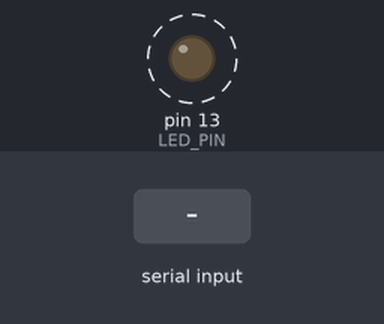
Recording of a sketch running on a simulated Arduino Uno, built with avr-gcc and run on an emulated ATmega328P. Parts: output pins drawn as LEDs (lit = HIGH). Dashed ring = blinking. The inputs (shaded band) are chosen by the test bench. What the sketch prints to the serial monitor is not drawn.

Above: at 1.2 s.
1.3 s: byte 30 received over Serial
4.3 s: byte 90 received over Serial
7.3 s: byte 120 received over Serial
Timing chart, 0 to 16.3 s (numbered marks = the images above; inputs shaded):
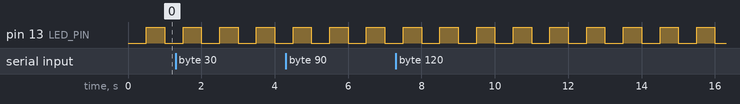

The sketch:

teste_serial.ino
```cpp
// Definições de pinos e intervalos
const int LED_PIN = LED_BUILTIN; // Pino 13 (LED nativo da placa)
const unsigned long INTERVALO_BLINK = 500; // 0.5s
const unsigned long INTERVALO_ENVIO = 3000; // 3.0s

// Variáveis de controle de tempo
unsigned long tempoAnteriorBlink = 0;
unsigned long tempoAnteriorEnvio = 0;
bool estadoLed = LOW;

void setup() {
  pinMode(LED_PIN, OUTPUT);

  // Inicializa a comunicação Serial a 9600 bps (igual ao C#)
  Serial.begin(9600);
}

void loop() {
  unsigned long tempoAtual = millis();

  // 1. BLINK (Pisca o LED a cada 500ms)
  if (tempoAtual - tempoAnteriorBlink >= INTERVALO_BLINK) {
    tempoAnteriorBlink = tempoAtual;
    estadoLed = !estadoLed; // Inverte o estado (HIGH/LOW)
    digitalWrite(LED_PIN, estadoLed);
  }

  // 2. ECHO (Devolve tudo o que recebe pela UART)
  if (Serial.available() > 0) {
    char caractereRecebido = Serial.read();
    Serial.print(caractereRecebido); // Envia de volta o mesmo caractere
  }

  // 3. ENVIO PERIÓDICO (Envia "123" a cada 3 segundos)
  if (tempoAtual - tempoAnteriorEnvio >= INTERVALO_ENVIO) {
    tempoAnteriorEnvio = tempoAtual;
    Serial.println("123"); // Envia "123" com quebra de linha (\r\n)
  }
}
```

Measured:
- by itself, pin 13 (LED_PIN): alternates HIGH for 0.50 s and LOW for 0.50 s
